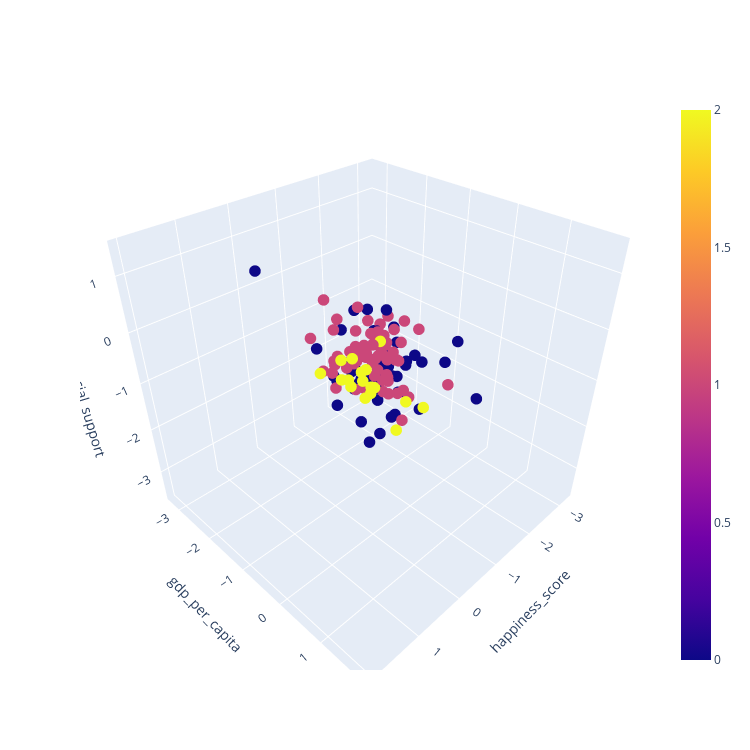

Notebook cell for this chart:
### Markdown cell above
3. Провести кластеризацию данных с помощью алгоритма иерархической кластеризации.

### Code cell
model = AgglomerativeClustering(Best_K, compute_distances=True)
clastering = model.fit(df)
df["Cluster"] = clastering.labels_
makeFigure()

### Figure 1 — Plotly figure (JSON) as saved in the notebook; plotly's stock layout.template omitted (floating-point values rounded to 4 significant figures; data arrays with more than 128 entries replaced by an {"elided": "..."} marker saying what was removed)
{"data": [{"marker": {"color": {"elided": "136 int values"}, "colorbar": {"nticks": 5}, "size": 4}, "mode": "markers", "type": "scatter3d", "x": {"elided": "136 float values"}, "y": {"elided": "136 float values"}, "z": {"elided": "136 float values"}}], "layout": {"height": 750, "scene": {"xaxis": {"title": {"text": "happiness_score"}}, "yaxis": {"title": {"text": "gdp_per_capita"}}, "zaxis": {"title": {"text": "social_support"}}}, "width": 750}}
